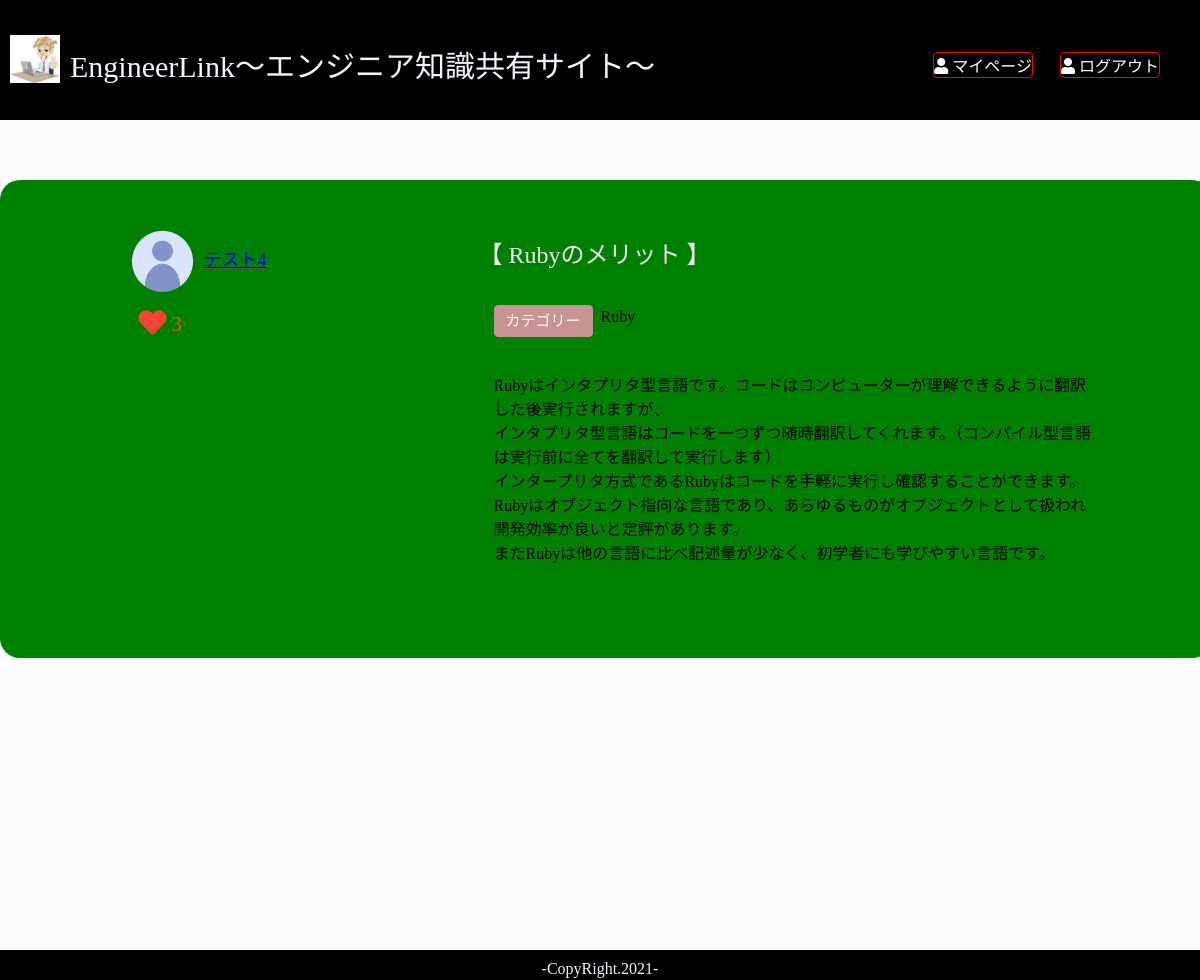
Screenshot of /View/article_detail.php?id=7 (signed in) with the database file from the repository.
### tables this page shows
CREATE TABLE `articles` (
  `id` int(11) NOT NULL,
  `title` varchar(255) DEFAULT NULL,
  `text` varchar(255) DEFAULT NULL,
  `user_id` int(11) NOT NULL,
  `category_id` int(11) NOT NULL,
  `created_at` datetime NOT NULL DEFAULT CURRENT_TIMESTAMP,
  `update_at` datetime NOT NULL DEFAULT CURRENT_TIMESTAMP
);

CREATE TABLE `users` (
  `id` int(11) NOT NULL,
  `user_name` varchar(32) DEFAULT NULL,
  `mail` varchar(255) DEFAULT NULL,
  `password` varchar(255) DEFAULT NULL,
  `img` varchar(255) DEFAULT NULL,
  `created_at` datetime NOT NULL DEFAULT CURRENT_TIMESTAMP,
  `update_at` datetime NOT NULL DEFAULT CURRENT_TIMESTAMP
);

CREATE TABLE `category` (
  `id` int(11) NOT NULL,
  `name` varchar(255) DEFAULT NULL
);

### Models/Article.php (called while the page is built, shortened)
<?php
require_once('../Models/Db.php');
class Article extends Db {
    public function findByID($id):Array {
        $sql = 'SELECT a.*, c.name AS category, u.user_name AS user_name, u.img AS user_img
        FROM articles a
        LEFT JOIN category c ON c.id = a.category_id
        LEFT JOIN users u ON u.id = a.user_id
        WHERE a.id = :id';
        $sth = $this->dbh->prepare($sql);
        $sth->bindParam(':id', $id, PDO::PARAM_INT);
        $sth->execute();
        $result = $sth->fetch(PDO::FETCH_ASSOC);
        return $result;
    }
    function getGood($a_id){
        try {
            $sql = 'SELECT * FROM favorites WHERE article_id = :a_id';
            $stmt = $this->dbh->prepare($sql);
            $params = array(':a_id' => $a_id);
            $stmt->execute($params);
            return $stmt->fetchAll();
        }catch(Exception $e) {
            error_log('エラー発生：'.$e->getMessage());
        }
    }
    function isGood($u_id, $a_id){
        try {
            $sql = 'SELECT * FROM favorites WHERE article_id = :a_id AND user_id = :u_id';
            $stmt = $this->dbh->prepare($sql);
            $params = array(
                ':u_id'=>$u_id,
                ':a_id'=>$a_id,
            );
            $stmt->execute($params);
            if($stmt->rowCount()){
                return true;
            }else{
                return false;
            }
        } catch (Exception $e) {
            error_log('エラー発生:' . $e->getMessage());
        }
    }
}
?>

### Models/Db.php (called while the page is built, shortened)
<?php
class Db {
    public function __construct($dbh = null) {
        if(!$dbh){
            try{
                $this->dbh = new PDO(
                    'mysql:dbname='.DB_NAME.
                    ';host='.DB_HOST,DB_USER,DB_PASSWD
                );
            }catch (PDOException $e){
                echo "接続失敗".$e->getMessage() ."\n";
                exit();
            }
        }else {
            $this->dbh = $dbh;
        }
    }
}
?>

### View/article_detail.php (the view, shortened to what this page needs)
<?php
require_once('../Models/User.php');
$user = new UserLogic();
$result = $user->checkLogin();
if (!$result){
    header('Location: login_form.php');
    return;
}else{
    require_once('../Models/Article.php');
    $article = new Article();
    $params = $article->findByID($_GET['id']);
	$dbPostGoodNum = count($article->getGood($_GET['id']));
 }
function h($str){
   return htmlspecialchars($str, ENT_QUOTES, "UTF-8");
}
?>
<!DOCTYPE html>
<html>
<head>
    <link rel="stylesheet" href="../css/base.css?<?php echo date("YmdHis"); ?>">
    <link rel="stylesheet" href="../css/article_detail.css?<?php echo date("YmdHis"); ?>">
    <link rel="stylesheet" href="https://use.fontawesome.com/releases/v5.6.3/css/all.css">
  </head>
  <body>
    <div class="all_wrapper">
      <?php require("header.php"); ?>
      <div class="container">
        <div class="detail_wrap">
          <div class="detail_left">
            <div class="d_content d_author">
              <div class="author_icon">
                <?php if(!empty($params["img"])):?>
                  <img src='../user_img/<?= $params["img"] ?>'>
                <?php else: ?>
                  <img src='../user_img/profile_icon.png'>
                 <?php endif ?>
              </div>
              <div class="author_name">
                <a href="<?php if($_SESSION['login_user']['id'] === $params['user_id']){
                    echo "mypage.php";
                  }else{
                    echo "user_detail.php?id=".$params['user_id'];
                  } ?>"> <?= $params['user_name'] ?>
                </a>
              </div>
            </div>
            <section class="post" data-postid="<?php echo $_GET['id'] ?>">
              <div class="btn-good <?php if($article->isGood($_SESSION['login_user']['id'], $params['id'])) echo 'active'; ?>">
                 <i class="fa-heart fa-lg px-16
                <?php
                  if($article->isGood($_SESSION['login_user']['id'],$params['id'])){
                      echo ' active fas';
                  }else{
                      echo ' far';
                  }; ?>"></i><span><?php echo $dbPostGoodNum; ?></span>
              </div>
            </section>
          </div>
          <div class="detail_right">
            <div class="d_content d_title">
              <h2>【 <?= $params['title'] ?> 】</h2>
            </div>
            <div class="select_wrap">
              <div class="d_content d_category">
                <p class="s1 category">カテゴリー</p>
                <p class="s2"><?= $params['category'] ?></p>
              </div>
             </div>
             <div class="d_content d_text">
               <p><?= nl2br(h($params['text'])); ?></p>
             </div>
          </div>
        </div>
      </div>
      <?php require("footer.php"); ?>
    </div>
  </body>
</html>

### css/base.css (style rules this page uses)
body { width: 100%; height: auto; margin: 0; padding-top: 120px; background-color: #fcfcfc; }
.all_wrapper { min-height: 100vh; position: relative; padding-bottom: 60px; box-sizing: border-box; }

### css/article_detail.css (style rules this page uses)
h2 { margin: 45px 0; color: #eee; font-weight: 400; }
.detail_wrap { background-color: green; width: 100%; height: auto; margin: 60px 0; padding: 50px 5px 60px 7px; border-radius: 20px; display: flex; justify-content: space-around; }
.d_author { display: flex; margin: 0 0 5px 10px; }
.author_icon img { width: 63px; height: 63px; border-radius: 30px; object-fit: cover; }
.author_name a { display: block; margin: 15px 0 0 10px; border-bottom: 1px solid #555; font-size: 18px; height: 23px; }
.d_title h2 { margin: 5px 0 25px -15px; }
.detail_right { width: 50%; }
.select_wrap { display: flex; }
.d_category, .d_target { margin: 10px 0; display: flex; }
.s1 { margin: 0 5px 0 0; padding: 2.5px 4.5px; background: #c89393; border: 1px solid #c89393; border-radius: 4px; color: #fff; text-decoration: none; text-align: center; height: 25px; font-size: 15px; }
.category { width: 88px; }
.s2 { margin: 3px 25px 0 3px; }
.d_text { margin-top: 25px; }
.btn-good { display: inline-block; padding: 0 8px; cursor: pointer; font-size: 21px; margin: 10px 0 0 10px; }
.active { color: #f44336; }
.btn-good .active { color: #f44336; }
.btn-good span { margin-left: 5px; }

### rows the page displays
articles: user.user_name "テスト4", title "Rubyのメリット", category.name "Ruby", text "Rubyはインタプリタ型言語です。コードはコンピューターが理解できるように翻訳した後実行されますが、 インタプリタ型言語はコードを一つずつ随時翻訳してくれます。（コンパイル型言語は実行前に全てを翻訳して実行します） インタープリタ方式であるRubyはコードを手軽に実行し確認することができます。 Rubyはオブジェクト指向な言語であり、あらゆるものがオブジェクトとして扱われ 開発効率が良いと定評があります。 またRubyは他の言語に比べ記述量が少なく、初学者にも学びやすい言語です。"

### other values shown
$dbPostGoodNum "3"
